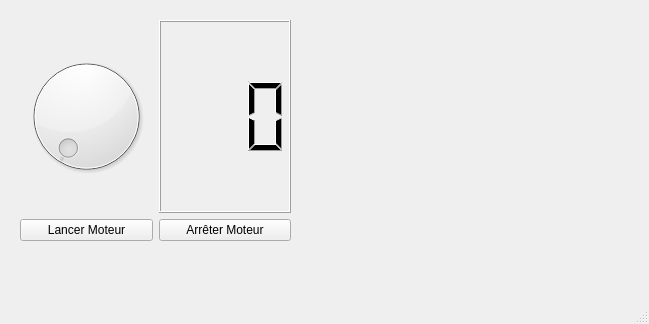
<?xml version="1.0" encoding="UTF-8"?>
<ui version="4.0">
 <class>MainWindow</class>
 <widget class="QMainWindow" name="MainWindow">
  <property name="geometry">
   <rect>
    <x>0</x>
    <y>0</y>
    <width>649</width>
    <height>324</height>
   </rect>
  </property>
  <property name="windowTitle">
   <string>MainWindow</string>
  </property>
  <widget class="QWidget" name="centralwidget">
   <widget class="QWidget" name="layoutWidget">
    <property name="geometry">
     <rect>
      <x>20</x>
      <y>20</y>
      <width>271</width>
      <height>221</height>
     </rect>
    </property>
    <layout class="QVBoxLayout" name="verticalLayout">
     <item>
      <layout class="QHBoxLayout" name="horizontalLayout_2">
       <item>
        <widget class="QDial" name="dial_ConsigneVitesse">
         <property name="maximum">
          <number>100</number>
         </property>
        </widget>
       </item>
       <item>
        <widget class="QLCDNumber" name="lcdNumber_consigne">
         <property name="sizePolicy">
          <sizepolicy hsizetype="Minimum" vsizetype="Minimum">
           <horstretch>0</horstretch>
           <verstretch>0</verstretch>
          </sizepolicy>
         </property>
         <property name="font">
          <font>
           <family>Ubuntu Condensed</family>
           <pointsize>24</pointsize>
           <bold>true</bold>
          </font>
         </property>
         <property name="digitCount">
          <number>3</number>
         </property>
        </widget>
       </item>
      </layout>
     </item>
     <item>
      <layout class="QHBoxLayout" name="horizontalLayout">
       <item>
        <widget class="QPushButton" name="pushButton_Lancer">
         <property name="text">
          <string>Lancer Moteur</string>
         </property>
        </widget>
       </item>
       <item>
        <widget class="QPushButton" name="pushButton_Arreter">
         <property name="text">
          <string>Arrêter Moteur</string>
         </property>
        </widget>
       </item>
      </layout>
     </item>
    </layout>
   </widget>
  </widget>
  <widget class="QMenuBar" name="menubar">
   <property name="geometry">
    <rect>
     <x>0</x>
     <y>0</y>
     <width>649</width>
     <height>20</height>
    </rect>
   </property>
  </widget>
  <widget class="QStatusBar" name="statusbar"/>
 </widget>
 <resources/>
 <connections/>
</ui>
